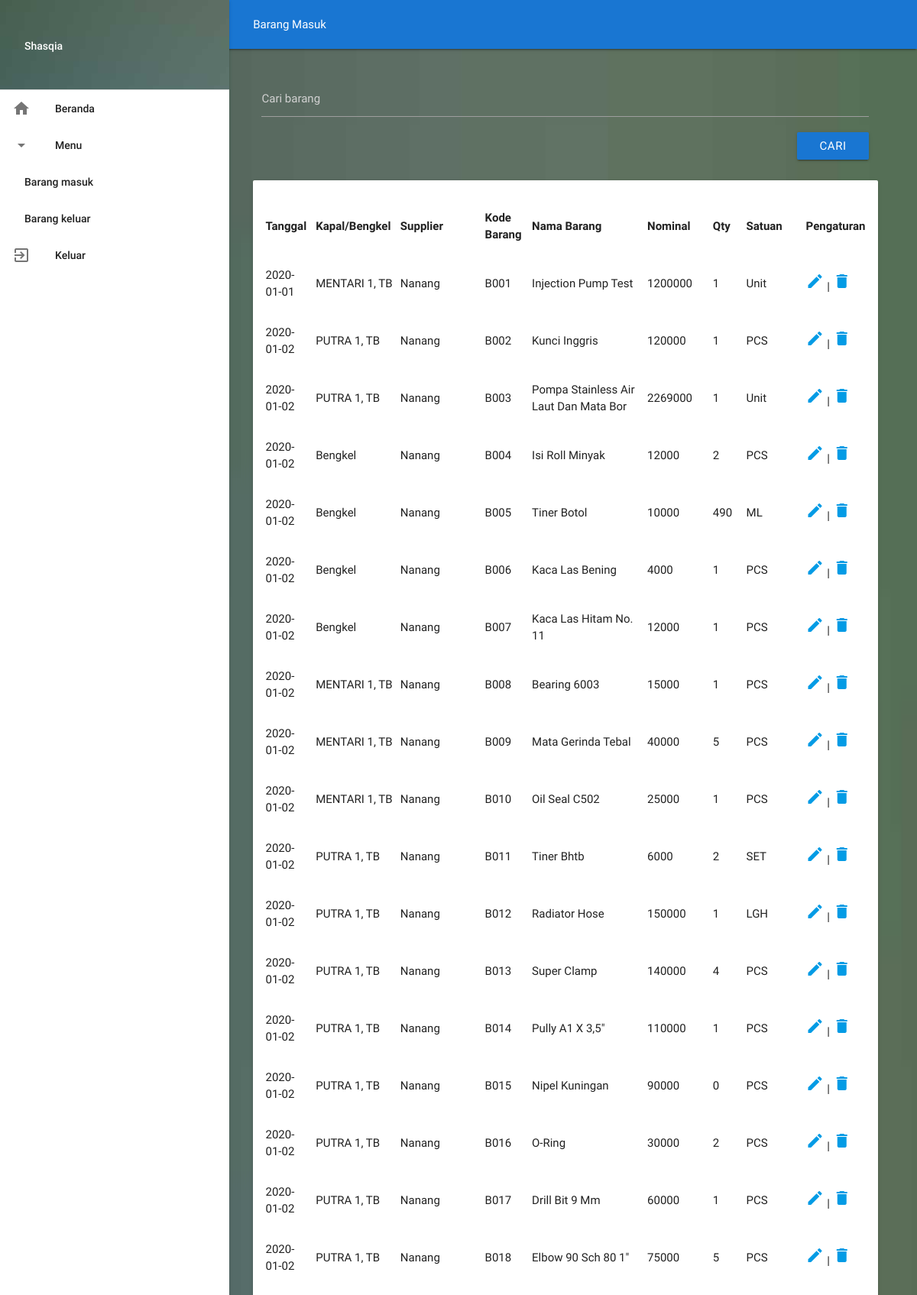
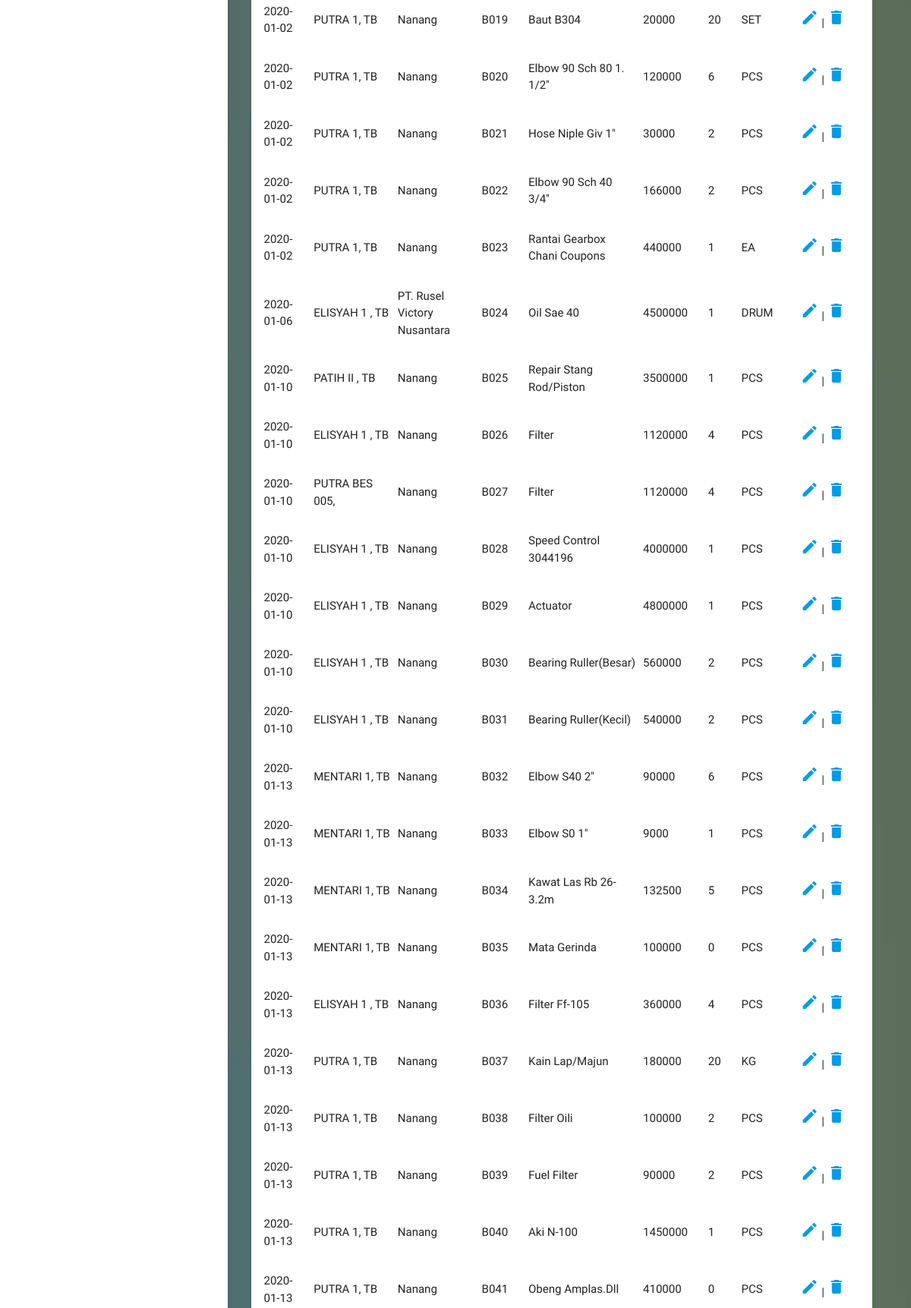
The page /admin/barangmasuk.php (signed in, upper part) on the database its author committed (2 pictures, top to bottom).
### tables this page shows
CREATE TABLE `barang_masuk` (
  `id` int(11) NOT NULL,
  `kode_barang` varchar(4) NOT NULL,
  `nama_barang` varchar(50) NOT NULL,
  `kapal` varchar(15) NOT NULL,
  `supplier` varchar(30) NOT NULL,
  `tanggal` varchar(15) NOT NULL,
  `nominal` int(15) NOT NULL,
  `stok` int(5) NOT NULL,
  `satuan` varchar(10) NOT NULL
);

### admin/barangmasuk.php (the view, shortened to what this page needs)
<?php session_start();
include_once("../config.php");
$result = mysqli_query($koneksi, "SELECT * FROM barang_masuk ORDER BY kode_barang");
$nama = ( isset($_SESSION['user']) ) ? $_SESSION['user'] : '';
?>
<!DOCTYPE html>
<html>
<head>
    <link href="../fonts/material.css" rel="stylesheet">
    <link type="text/css" rel="stylesheet" href="../css/materialize.min.css"  media="screen,projection"/>
</head>
<body>
	<div class="row">
		<header>
	        <nav class="row top-nav blue darken-2">
	    		<div class="container">
	    			<div class="col offset-l2 nav-wrapper">
	    				<a class="page-title">Barang Masuk</a>
	    			</div>
	    		</div>
			</nav>
			<ul id="slide-out" class="side-nav fixed">
	            <li class="no-padding">
		            <ul class="collapsible collapsible-accordion">
		                <li>
		                	<div class="user-view">
		                    	<div class="background" style="margin-bottom:-15%;">
		                    		<img src="../images/1bg.jpg">
													</div>
													<span class="white-text name"><?php echo $nama; ?></span>
		                	</div>
		                </li>
		                <li><div class="divider" style="margin-top:15%;"></div></li>
		                <li><a href="index.php" class="collapsible-header">Beranda<i class="material-icons">home</i></a></li>
		                <li>
		                	<a class="collapsible-header">Menu<i class="material-icons">arrow_drop_down</i></a>
		                </li>
				 											<li><a href="laporan-barang-masuk.php" target="_blank">Barang masuk</a></li>
						<li><a href="laporan-barang-keluar.php" target="_blank">Barang keluar</a></li>
		                <li><a href="../logout.php" class="collapsible-header">Keluar<i class="material-icons">exit_to_app</i></a></li>
		            </ul>
	            </li>
	        </ul>
		</header>
		<main>
			<div class="row container">
				<div class="col s12 m12 l12 offset-l2"> <br>
					<div class="col s12 m12 l12">
						<form name="cari" method="post" action="cari-barang-masuk.php" class="row">
	                    	<div class="e-input-field col s12 m12 l12">
	                    		<input type="text" name="cari" placeholder="Cari barang" class="validate" required title="Cari User">
	                    		<input type="submit" name="cari2" value="cari" class="btn right blue darken-2">
	                    	</div>
						</form>
					</div>
					<div class="col s12 m12 l12 card-panel z-depth"> <br>
						<table class="highlight">
							<tr>
								<th>Tanggal</th>
								<th>Kapal/Bengkel</th>
								<th>Supplier</th>
								<th>Kode Barang</th>
								<th>Nama Barang</th>
								<th>Nominal</th>
								<th>Qty</th>
								<th>Satuan</th>
								<th>Pengaturan</th>
				            </tr>
							<?php
							while($user_data = mysqli_fetch_array($result)) {
			                    $test = $user_data['nama_barang'];
				                echo "<tr>";
			                    echo "<td>".$user_data['tanggal']."</td>";
				                echo "<td>".$user_data['kapal']."</td>";
			                    echo "<td>".$user_data['supplier']."</td>";
				                echo "<td>".$user_data['kode_barang']."</td>";
				                echo "<td>".$user_data['nama_barang']."</td>";
								echo "<td>".$user_data['nominal']."</td>";
								echo "<td>".$user_data['stok']."</td>";
								echo "<td>".$user_data['satuan']."</td>";
				                echo "<td> <a href='edit-barang-masuk.php?id=$user_data[id]' style='text-decoration: none;'><i class='material-icons' title='Edit $test'>mode_edit</i></a> | <a data-id='1' class='hapus' href='delete-barang-masuk.php?id=$user_data[id]' style='text-decoration: none;'><i class='material-icons' title='Hapus $test'>delete</i></a> </td></tr>";
				            }
							?>
						</table>
					</div>
				</div>
			</div>
		</main>
	</div>
</body>
</html>

### admin/barangmasuk.php (style rules this page uses)
body { background: url(../images/1bg.jpg) no-repeat fixed; -webkit-background-size: 100% 100%; -moz-background-size: 100% 100%; -o-background-size: 100% 100%; background-size: 100% 100%; }

### rows shown on the page
barang_masuk: tanggal "2020-01-01", kapal "MENTARI 1, TB", supplier "Nanang", kode_barang "B001", nama_barang "Injection Pump Test", nominal "1200000", stok "1", satuan "Unit"
barang_masuk: tanggal "2020-01-02", kapal "PUTRA 1, TB", supplier "Nanang", kode_barang "B002", nama_barang "Kunci Inggris", nominal "120000", stok "1", satuan "PCS"
barang_masuk: tanggal "2020-01-02", kapal "PUTRA 1, TB", supplier "Nanang", kode_barang "B003", nama_barang "Pompa Stainless Air Laut Dan Mata Bor", nominal "2269000", stok "1", satuan "Unit"
barang_masuk: tanggal "2020-01-02", kapal "Bengkel", supplier "Nanang", kode_barang "B004", nama_barang "Isi Roll Minyak", nominal "12000", stok "2", satuan "PCS"
barang_masuk: tanggal "2020-01-02", kapal "Bengkel", supplier "Nanang", kode_barang "B005", nama_barang "Tiner Botol", nominal "10000", stok "490", satuan "ML"
barang_masuk: tanggal "2020-01-02", kapal "Bengkel", supplier "Nanang", kode_barang "B006", nama_barang "Kaca Las Bening", nominal "4000", stok "1", satuan "PCS"
barang_masuk: tanggal "2020-01-02", kapal "Bengkel", supplier "Nanang", kode_barang "B007", nama_barang "Kaca Las Hitam No. 11", nominal "12000", stok "1", satuan "PCS"
barang_masuk: tanggal "2020-01-02", kapal "MENTARI 1, TB", supplier "Nanang", kode_barang "B008", nama_barang "Bearing 6003", nominal "15000", stok "1", satuan "PCS"
barang_masuk: tanggal "2020-01-02", kapal "MENTARI 1, TB", supplier "Nanang", kode_barang "B009", nama_barang "Mata Gerinda Tebal", nominal "40000", stok "5", satuan "PCS"
barang_masuk: tanggal "2020-01-02", kapal "MENTARI 1, TB", supplier "Nanang", kode_barang "B010", nama_barang "Oil Seal C502", nominal "25000", stok "1", satuan "PCS"
barang_masuk: tanggal "2020-01-02", kapal "PUTRA 1, TB", supplier "Nanang", kode_barang "B011", nama_barang "Tiner Bhtb", nominal "6000", stok "2", satuan "SET"
barang_masuk: tanggal "2020-01-02", kapal "PUTRA 1, TB", supplier "Nanang", kode_barang "B012", nama_barang "Radiator Hose", nominal "150000", stok "1", satuan "LGH"
barang_masuk: tanggal "2020-01-02", kapal "PUTRA 1, TB", supplier "Nanang", kode_barang "B013", nama_barang "Super Clamp", nominal "140000", stok "4", satuan "PCS"
barang_masuk: tanggal "2020-01-02", kapal "PUTRA 1, TB", supplier "Nanang", kode_barang "B014", nama_barang "Pully A1 X 3,5\"", nominal "110000", stok "1", satuan "PCS"
barang_masuk: tanggal "2020-01-02", kapal "PUTRA 1, TB", supplier "Nanang", kode_barang "B015", nama_barang "Nipel Kuningan", nominal "90000", stok "0", satuan "PCS"
barang_masuk: tanggal "2020-01-02", kapal "PUTRA 1, TB", supplier "Nanang", kode_barang "B016", nama_barang "O-Ring", nominal "30000", stok "2", satuan "PCS"
barang_masuk: tanggal "2020-01-02", kapal "PUTRA 1, TB", supplier "Nanang", kode_barang "B017", nama_barang "Drill Bit 9 Mm", nominal "60000", stok "1", satuan "PCS"
barang_masuk: tanggal "2020-01-02", kapal "PUTRA 1, TB", supplier "Nanang", kode_barang "B018", nama_barang "Elbow 90 Sch 80 1\"", nominal "75000", stok "5", satuan "PCS"
barang_masuk: tanggal "2020-01-02", kapal "PUTRA 1, TB", supplier "Nanang", kode_barang "B019", nama_barang "Baut B304", nominal "20000", stok "20", satuan "SET"
barang_masuk: tanggal "2020-01-02", kapal "PUTRA 1, TB", supplier "Nanang", kode_barang "B020", nama_barang "Elbow 90 Sch 80 1. 1/2\"", nominal "120000", stok "6", satuan "PCS"
barang_masuk: tanggal "2020-01-02", kapal "PUTRA 1, TB", supplier "Nanang", kode_barang "B021", nama_barang "Hose Niple Giv 1\"", nominal "30000", stok "2", satuan "PCS"
barang_masuk: tanggal "2020-01-02", kapal "PUTRA 1, TB", supplier "Nanang", kode_barang "B022", nama_barang "Elbow 90 Sch 40 3/4\"", nominal "166000", stok "2", satuan "PCS"
barang_masuk: tanggal "2020-01-02", kapal "PUTRA 1, TB", supplier "Nanang", kode_barang "B023", nama_barang "Rantai Gearbox Chani Coupons", nominal "440000", stok "1", satuan "EA"
barang_masuk: tanggal "2020-01-06", kapal "ELISYAH 1 , TB", supplier "PT. Rusel Victory Nusantara", kode_barang "B024", nama_barang "Oil Sae 40", nominal "4500000", stok "1", satuan "DRUM"
barang_masuk: tanggal "2020-01-10", kapal "PATIH II , TB", supplier "Nanang", kode_barang "B025", nama_barang "Repair Stang Rod/Piston", nominal "3500000", stok "1", satuan "PCS"
barang_masuk: tanggal "2020-01-10", kapal "ELISYAH 1 , TB", supplier "Nanang", kode_barang "B026", nama_barang "Filter", nominal "1120000", stok "4", satuan "PCS"
barang_masuk: tanggal "2020-01-10", kapal "PUTRA BES 005,", supplier "Nanang", kode_barang "B027", nama_barang "Filter", nominal "1120000", stok "4", satuan "PCS"
barang_masuk: tanggal "2020-01-10", kapal "ELISYAH 1 , TB", supplier "Nanang", kode_barang "B028", nama_barang "Speed Control 3044196", nominal "4000000", stok "1", satuan "PCS"
barang_masuk: tanggal "2020-01-10", kapal "ELISYAH 1 , TB", supplier "Nanang", kode_barang "B029", nama_barang "Actuator", nominal "4800000", stok "1", satuan "PCS"
barang_masuk: tanggal "2020-01-10", kapal "ELISYAH 1 , TB", supplier "Nanang", kode_barang "B030", nama_barang "Bearing Ruller(Besar)", nominal "560000", stok "2", satuan "PCS"
barang_masuk: tanggal "2020-01-10", kapal "ELISYAH 1 , TB", supplier "Nanang", kode_barang "B031", nama_barang "Bearing Ruller(Kecil)", nominal "540000", stok "2", satuan "PCS"
barang_masuk: tanggal "2020-01-13", kapal "MENTARI 1, TB", supplier "Nanang", kode_barang "B032", nama_barang "Elbow S40 2\"", nominal "90000", stok "6", satuan "PCS"
barang_masuk: tanggal "2020-01-13", kapal "MENTARI 1, TB", supplier "Nanang", kode_barang "B033", nama_barang "Elbow S0 1\"", nominal "9000", stok "1", satuan "PCS"
barang_masuk: tanggal "2020-01-13", kapal "MENTARI 1, TB", supplier "Nanang", kode_barang "B034", nama_barang "Kawat Las Rb 26-3.2m", nominal "132500", stok "5", satuan "PCS"
barang_masuk: tanggal "2020-01-13", kapal "MENTARI 1, TB", supplier "Nanang", kode_barang "B035", nama_barang "Mata Gerinda", nominal "100000", stok "0", satuan "PCS"
barang_masuk: tanggal "2020-01-13", kapal "ELISYAH 1 , TB", supplier "Nanang", kode_barang "B036", nama_barang "Filter Ff-105", nominal "360000", stok "4", satuan "PCS"
barang_masuk: tanggal "2020-01-13", kapal "PUTRA 1, TB", supplier "Nanang", kode_barang "B037", nama_barang "Kain Lap/Majun", nominal "180000", stok "20", satuan "KG"
barang_masuk: tanggal "2020-01-13", kapal "PUTRA 1, TB", supplier "Nanang", kode_barang "B038", nama_barang "Filter Oili", nominal "100000", stok "2", satuan "PCS"
barang_masuk: tanggal "2020-01-13", kapal "PUTRA 1, TB", supplier "Nanang", kode_barang "B039", nama_barang "Fuel Filter", nominal "90000", stok "2", satuan "PCS"
barang_masuk: tanggal "2020-01-13", kapal "PUTRA 1, TB", supplier "Nanang", kode_barang "B040", nama_barang "Aki N-100", nominal "1450000", stok "1", satuan "PCS"
barang_masuk: tanggal "2020-01-13", kapal "PUTRA 1, TB", supplier "Nanang", kode_barang "B041", nama_barang "Obeng Amplas.Dll", nominal "410000", stok "0", satuan "PCS"

### other values the page prints
$nama "Shasqia"
